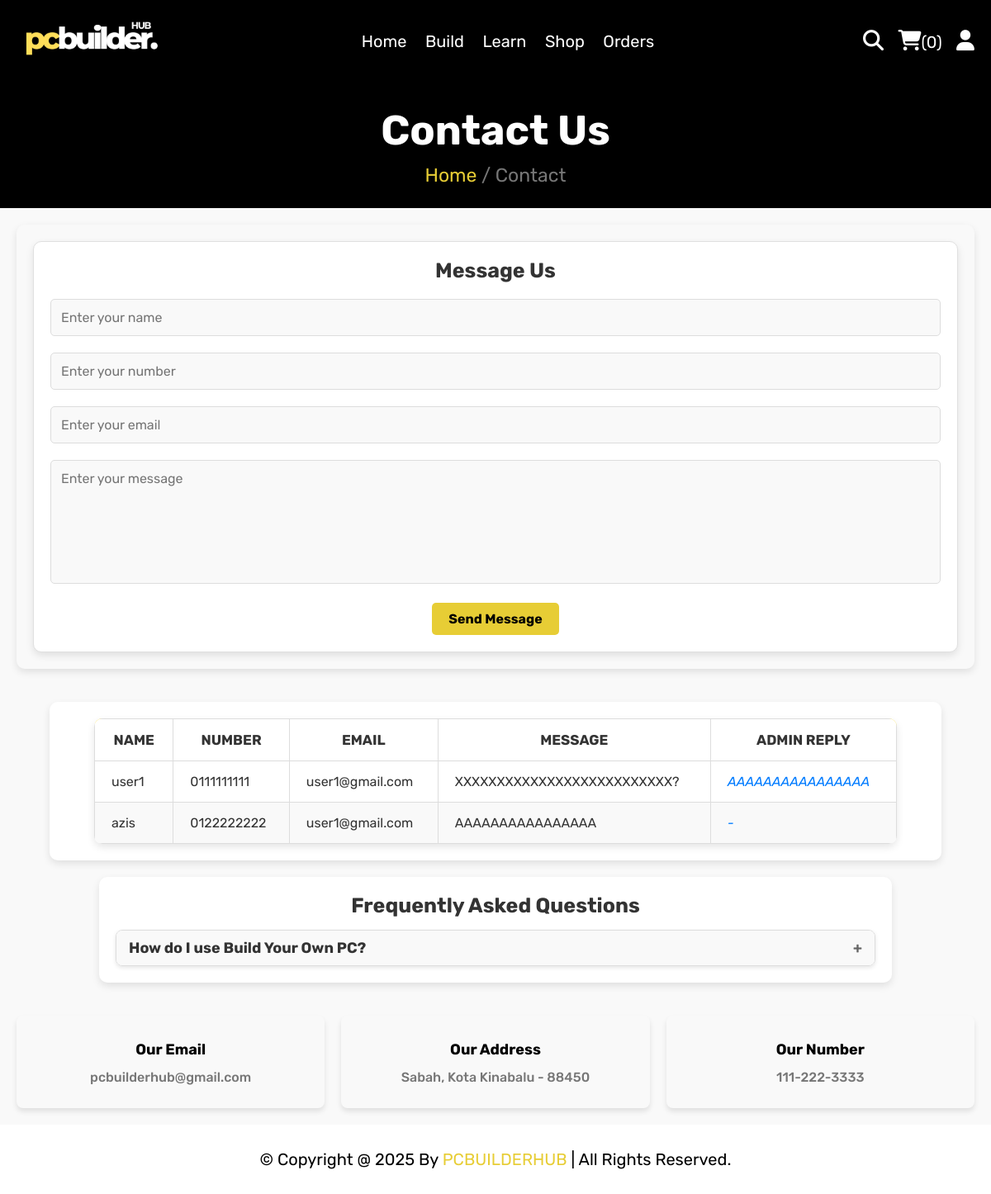
/contact.php (signed in), run on the app's committed database.
### tables this page shows
CREATE TABLE `replies` (
  `id` int(11) NOT NULL,
  `message_id` int(11) NOT NULL,
  `admin_id` int(11) NOT NULL,
  `reply_message` text NOT NULL,
  `created_at` timestamp NOT NULL DEFAULT current_timestamp()
);

CREATE TABLE `messages` (
  `id` int(100) NOT NULL,
  `user_id` int(100) NOT NULL,
  `name` varchar(100) NOT NULL,
  `email` varchar(100) NOT NULL,
  `number` varchar(12) NOT NULL,
  `message` varchar(500) NOT NULL,
  `replied` tinyint(1) DEFAULT 0
);

CREATE TABLE `faqs` (
  `id` int(11) NOT NULL,
  `question` text NOT NULL,
  `answer` text NOT NULL,
  `created_at` timestamp NOT NULL DEFAULT current_timestamp()
);

### contact.php (the view, shortened to what this page needs)
<?php
include 'components/connect.php';
if (isset($_SESSION['user_id'])) {
    $user_id = $_SESSION['user_id'];
} else {
    header('location: login.php');
    exit();
}
$select_messages = $conn->prepare("SELECT messages.*, replies.reply_message FROM `messages` LEFT JOIN replies ON messages.id = replies.message_id WHERE messages.user_id = ?");
$select_messages->execute([$user_id]);
$messages = $select_messages->fetchAll(PDO::FETCH_ASSOC);
$select_faqs = $conn->prepare("SELECT * FROM `faqs`");
$select_faqs->execute();
$faqs = $select_faqs->fetchAll(PDO::FETCH_ASSOC);
?>
<!DOCTYPE html>
<html lang="en">
<head>
    <link rel="stylesheet" href="https://cdnjs.cloudflare.com/ajax/libs/font-awesome/6.1.1/css/all.min.css">
    <link rel="stylesheet" href="css/style.css">
</head>
<body>
    <?php include 'components/user_header.php'; ?>
    <div class="heading">
        <h3>Contact Us</h3>
        <p><a href="home.php">Home</a> <span>/ Contact</span></p>
    </div>
    <section class="contact">
        <div class="row">
            <form action="" method="post">
                <h3>Message Us</h3>
                <input type="text" name="name" maxlength="50" class="box" placeholder="Enter your name" required>
                <input type="number" name="number" min="0" max="9999999999" class="box" placeholder="Enter your number" required maxlength="10">
                <input type="email" name="email" maxlength="50" class="box" placeholder="Enter your email" required>
                <textarea name="msg" class="box" required placeholder="Enter your message" maxlength="500" cols="30" rows="10"></textarea>
                <input type="submit" value="Send Message" name="send" class="btn">
            </form>
        </div>
    </section>
    <div class="message-table">
        <table class="message-table">
            <thead>
                <tr>
                    <th>Name</th>
                    <th>Number</th>
                    <th>Email</th>
                    <th>Message</th>
                    <th>Admin Reply</th>
                </tr>
            </thead>
            <tbody>
                <?php
                foreach ($messages as $message) {
                    echo '<tr>';
                    echo '<td>' . $message['name'] . '</td>';
                    echo '<td>' . $message['number'] . '</td>';
                    echo '<td>' . $message['email'] . '</td>';
                    echo '<td>' . $message['message'] . '</td>';
                    echo '<td class="admin-reply">' . (!empty($message['reply_message']) ? $message['reply_message'] : '-') . '</td>';
                    echo '</tr>';
                }
                ?>
            </tbody>
        </table>
    </div>
    <div class="faq-section">
    <h3>Frequently Asked Questions</h3>
    <div class="faq-container">
        <?php foreach ($faqs as $faq): ?>
            <div class="faq-item">
                <div class="faq-question">
                    <?= $faq['question']; ?>
                    <span class="toggle-icon">+</span>
                </div>
            </div>
        <?php endforeach; ?>
    </div>
</div>
    <?php include 'components/footer.php'; ?>
</body>
</html>

### css/style.css (style rules this page uses)
:root { --yellow:#e7cd35; --red:#e74c3c; --white:#000000; --black:#ffffff; --light-color:#777; --border:.2rem solid var(--white); }
* { font-family: 'Rubik', sans-serif; margin:0; padding:0; box-sizing: border-box; outline: none; border: none; text-decoration: none; }
html { font-size: 62.5%; overflow-x: hidden; scroll-behavior: smooth; stop-opacity: 7rem; }
section { margin:0 auto; max-width: 1200px; padding:2rem; }
.heading { display: flex; align-items: center; justify-content: center; gap:1rem; flex-flow: column; background-color: var(--white); min-height: 15rem; }
.heading h3 { font-size: 5rem; color:var(--black); text-transform: capitalize; }
.heading p { font-size: 2.3rem; color:var(--light-color); }
.heading p a { color:var(--yellow); }
.btn, .delete-btn { background-color: #f6d501; color: #000000; padding: 12px 24px; border: none; border-radius: 4px; font-size: 1.6rem; cursor: pointer; transition: all 0.3s ease; display: inline-flex; align-items: center; gap: 8px; margin-top: 1.7rem; }
.contact .row { display: flex; align-items: center; flex-wrap: wrap; gap: 2rem; padding: 2rem; background-color: #f9f9f9; border-radius: 10px; box-shadow: 0 4px 10px rgba(0, 0, 0, 0.1); }
.contact .row form { flex: 1 1 40rem; background-color: #ffffff; border: 1px solid #e0e0e0; border-radius: 10px; padding: 2rem; text-align: center; box-shadow: 0 4px 10px rgba(0, 0, 0, 0.1); transition: all 0.3s ease; }
.contact .row form h3 { font-size: 2.5rem; color: #333; margin-bottom: 1rem; text-transform: capitalize; font-weight: bold; }
.contact .row form .box { margin: 1rem 0; font-size: 1.6rem; color: #333; border: 1px solid #ddd; border-radius: 5px; padding: 1.2rem; width: 100%; background-color: #f9f9f9; transition: all 0.3s ease; }
.contact .row form textarea { height: 15rem; resize: none; border: 1px solid #ddd; border-radius: 5px; padding: 1.2rem; font-size: 1.6rem; color: #333; background-color: #f9f9f9; transition: all 0.3s ease; }
.contact .row form .btn { margin-top: 1rem; background-color: var(--yellow); color: #000000; padding: 1rem 2rem; font-size: 1.6rem; font-weight: bold; border: none; border-radius: 5px; cursor: pointer; text-align: center; transition: all 0.3s ease; }
body { font-family: Arial, sans-serif; background-color: #f9f9f9; color: #333; margin: 0; padding: 0; }
.message-table { width: 90%; margin: 20px auto; border-collapse: collapse; font-size: 1.6rem; text-align: left; table-layout: auto; background-color: #fff; border-radius: 10px; overflow: hidden; box-shadow: 0 4px 10px rgba(0, 0, 0, 0.1); }
.message-table thead { background-color: #ffd700; color: #333; text-transform: uppercase; }
.message-table th, .message-table td { padding: 15px 20px; border: 1px solid #ddd; word-wrap: break-word; overflow-wrap: break-word; }
.message-table th { font-weight: bold; font-size: 1.7rem; text-align: center; }
.message-table tr:nth-child(even) { background-color: #f9f9f9; }
.message-table tr:nth-child(odd) { background-color: #ffffff; }
.message-table td { white-space: pre-wrap; font-size: 1.6rem; }
.message-table .admin-reply { color: #007bff; font-style: italic; }
.faq-section { width: 80%; margin: 2rem auto; padding: 2rem; background-color: #ffffff; border-radius: 10px; box-shadow: 0 4px 10px rgba(0, 0, 0, 0.1); }
.faq-section h3 { font-size: 2.5rem; color: #333; text-align: center; margin-bottom: 1.5rem; font-weight: bold; }
.faq-container { display: flex; flex-direction: column; gap: 1rem; }
.faq-item { border: 1px solid #ddd; border-radius: 8px; overflow: hidden; box-shadow: 0 2px 5px rgba(0, 0, 0, 0.1); }
.faq-question { background-color: #f9f9f9; padding: 1rem 1.5rem; font-size: 1.8rem; font-weight: bold; cursor: pointer; display: flex; justify-content: space-between; align-items: center; }
.toggle-icon { font-size: 1.8rem; color: #666; transition: transform 0.3s ease; }

### data on the page
replies: message.name "user1", message.number "0111111111", message.email "user1@gmail.com", message.message "XXXXXXXXXXXXXXXXXXXXXXXXXX?", reply_message "AAAAAAAAAAAAAAAA"
messages: name "azis", number "0122222222", email "user1@gmail.com", message "AAAAAAAAAAAAAAAA"
faqs: question "How do I use Build Your Own PC?"

### other printed values
$total_cart_items "0"
